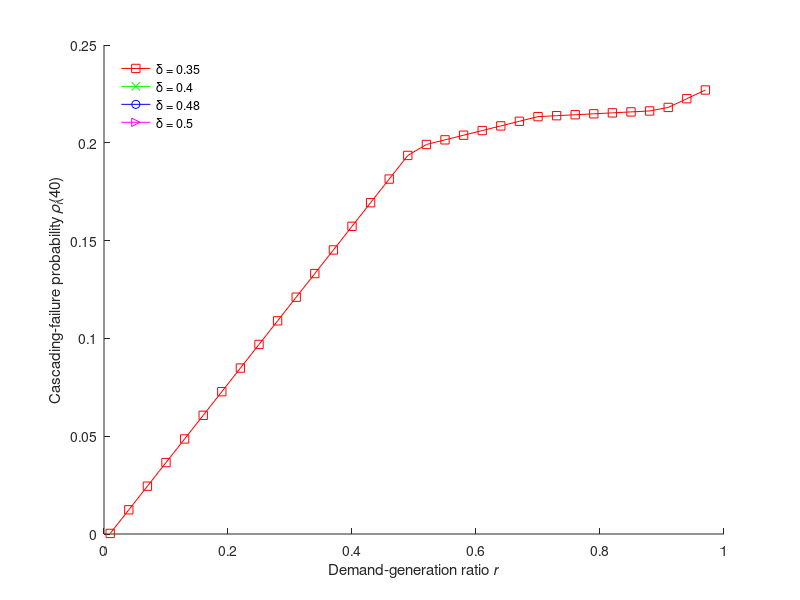

Reproduce this figure in MATLAB.
% Input data from AnalyticCasProbSolver1.m
clear; close all; clc;
load DistV3.mat
StyleCell={'-sr','-xg','-ob','->m'};
% Define blackout size
M=40;
NumberOfLines=186;

b=zeros(length(DGRatio),length(Alpha));
for m=1:length(DGRatio)
    for n=1:length(Alpha)
        temp=0;
        for k=M:NumberOfLines
            temp=temp+Dist2(m,n,k);
        end
        b(m,n)=temp;
    end
end
X=repmat(Alpha,length(DGRatio),1);
Y=repmat(DGRatio',1,length(Alpha));
AlphaFiner=0.25:0.01:0.5;
DGRatioFiner=0.01:0.03:0.99;
XI=repmat(AlphaFiner,length(DGRatioFiner),1);
YI=repmat(DGRatioFiner',1,length(AlphaFiner));
ZI=interp2(X,Y,b,XI,YI);


figure (1)
idx=0;
% Choose idx as you need for different delta
% IDX=[1 11 21 26];
IDX=[16 21 24 26];
for i=1:length(IDX)
    idx=idx+1;
    plot (DGRatioFiner,ZI(:,IDX(i)),StyleCell{idx})
    hold on
end
hold off
xlabel('Demand-generation ratio \it{r}')
ylabel('Cascading-failure probability \it{\rho}_i\rm{(40)}')
% Legend1=['\delta = ' num2str(Alpha(1))];
% Legend2=['\delta = ' num2str(Alpha(2))];
% Legend3=['\delta = ' num2str(Alpha(3))];
% Legend4=['\delta = ' num2str(Alpha(4))];
Legend1=['\delta = 0.35'];
Legend2=['\delta = 0.4'];
Legend3=['\delta = 0.48'];
Legend4=['\delta = 0.5'];
legend(Legend1,Legend2,Legend3,Legend4,'Location','NorthWest')
legend('boxoff')
box off
%MyFigStyle
% saveas(gcf,'CFProb.fig')
% saveas(gcf,'CFProbExample.jpg')
% print -depsc CFProb.eps